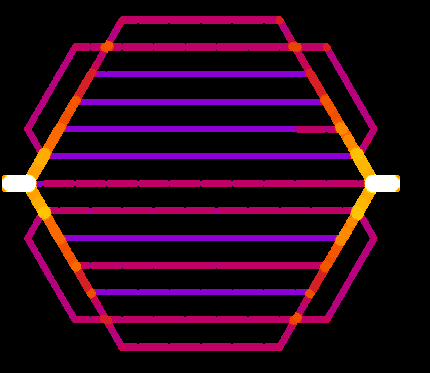
%> input picture Fig4a_thickness.png, 430 x 373 px
$ octave thickness_measurement.m   (GNU Octave 9; MATLAB toolbox functions it lacks are replaced by stand-ins)
%> lines starting %> are read from the running program, lines starting %| are printed output that depends on the picture; in (x1, y1, x2, y2) boxes, pixels count from 0 and x2, y2 are one past the last pixel; in counts of white or black regions, pixels touching at a corner belong together; the program's own positions count from 1
[a, map]=imread('Fig4a_thickness.png');
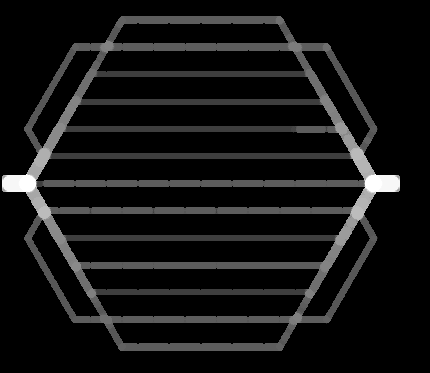
%> a: size 373x430 uint8; min 0, max 255, mean 19.7
%> map = 256 rows, first 12: [0 0 0; 0 0 0.0275; 0 0 0.0588; 0 0 0.0863; 0 0 0.118; 0 0 0.149; 0 0 0.176; 0 0 0.208; 0 0 0.239; 0 0 0.255; 0 0 0.271; 0 0 0.29]
a = ind2rgb(a,map);
%> a: size 373x430x3 double
bw=im2bw(a, 0.1);
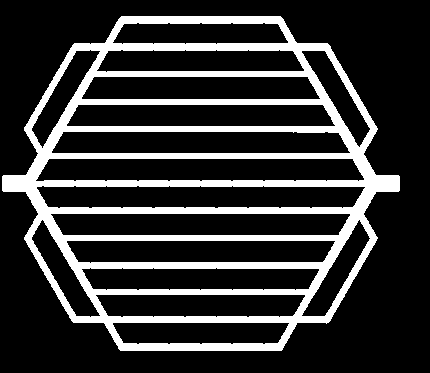
%> bw: size 373x430 logical; 20.1% white; 1 white region, box (x1, y1, x2, y2) and area: (2, 16, 400, 351) 32198
skeleton=imread('Fig4a_skeleton.png');
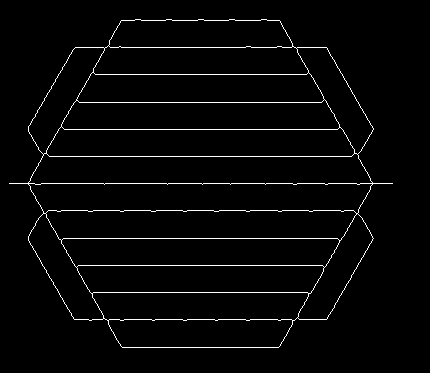
%> input picture Fig4a_skeleton.png, 430 x 373 px
%> skeleton is the input picture: size 373x430 uint8; 2.7% white in thin lines or dots, all inside (x1, y1, x2, y2) = (9, 19, 393, 348)
skeleton=im2bw(skeleton, 0.5);
branchpoints=bwmorph(skeleton, 'branchpoints');
%> branchpoints: size 373x430 logical; 0.02% white in thin lines or dots, all inside (x1, y1, x2, y2) = (28, 45, 373, 321)
se=strel('disk', 3);
branchpoints=imdilate(branchpoints,se);
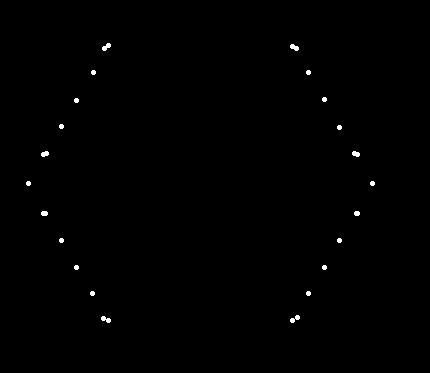
%> branchpoints: size 373x430 logical; 0.37% white; 22 white regions, largest, box (x1, y1, x2, y2) and area: (102, 43, 111, 51) 42, (290, 315, 300, 323) 42, (101, 316, 111, 323) 42
segments=skeleton>branchpoints;
segments=bwareaopen(segments, 50);
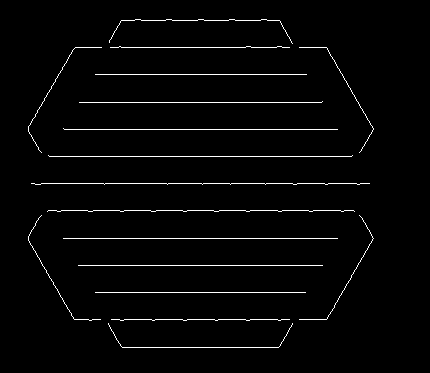
%> segments: size 373x430 logical; 2.3% white in thin lines or dots, all inside (x1, y1, x2, y2) = (28, 19, 374, 348)
stats = regionprops(segments,'Centroid', 'PixelIdxList');
%> stats = 17 regions; first 5, Centroid: [56.1 90.2], [55.8 278.3], [201 184.1], [201.5 211.1], [201 157]
centroids = cat(1, stats.Centroid);
%> centroids = 17 rows, first 12: [56.08 90.16; 55.85 278.3; 201 184.1; 201.5 211.1; 201 157; 201 130; 201 239; 201 266; 201.5 103; 201.5 75; 201 293; 201 345.1]
D = bwdist(~bw);
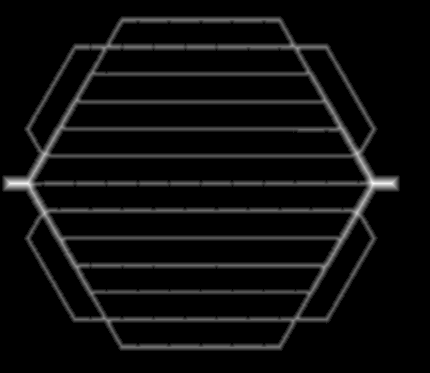
%> D: size 373x430 single; min 0, max 9.49, mean 0.483; drawn with min black and max white
hold on
imagesc(D.*single(skeleton))
imshow(a)
for i=1:numel(stats)
m(i)=mean(D(stats(i).PixelIdxList));
text(centroids(i,1),centroids(i,2), num2str(m(i)), 'Color','w');
end
%> this loop made 17 passes
%> after the loop, m = 17 values, max 3.94 at index 8, min 3 at index 10, mean 3.5
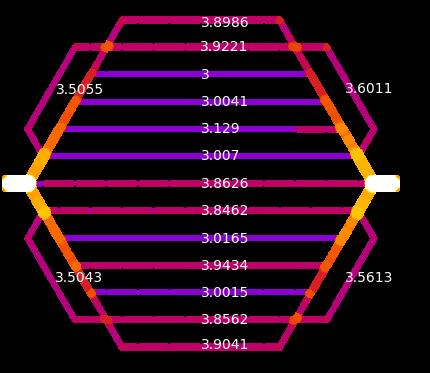
%> figure redrawn from the program's plot data
